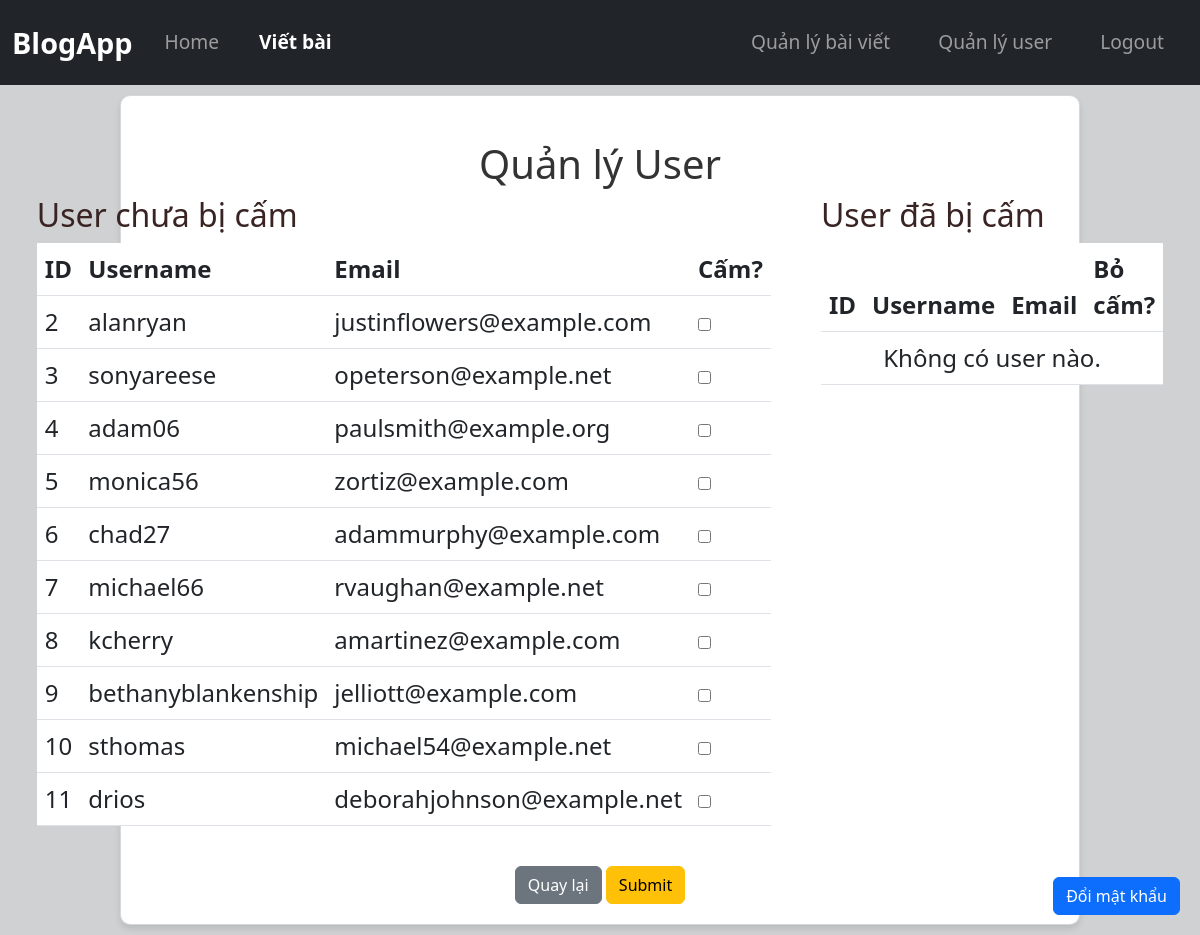
/admin/users (signed in), run on an earlier commit of the app's database.
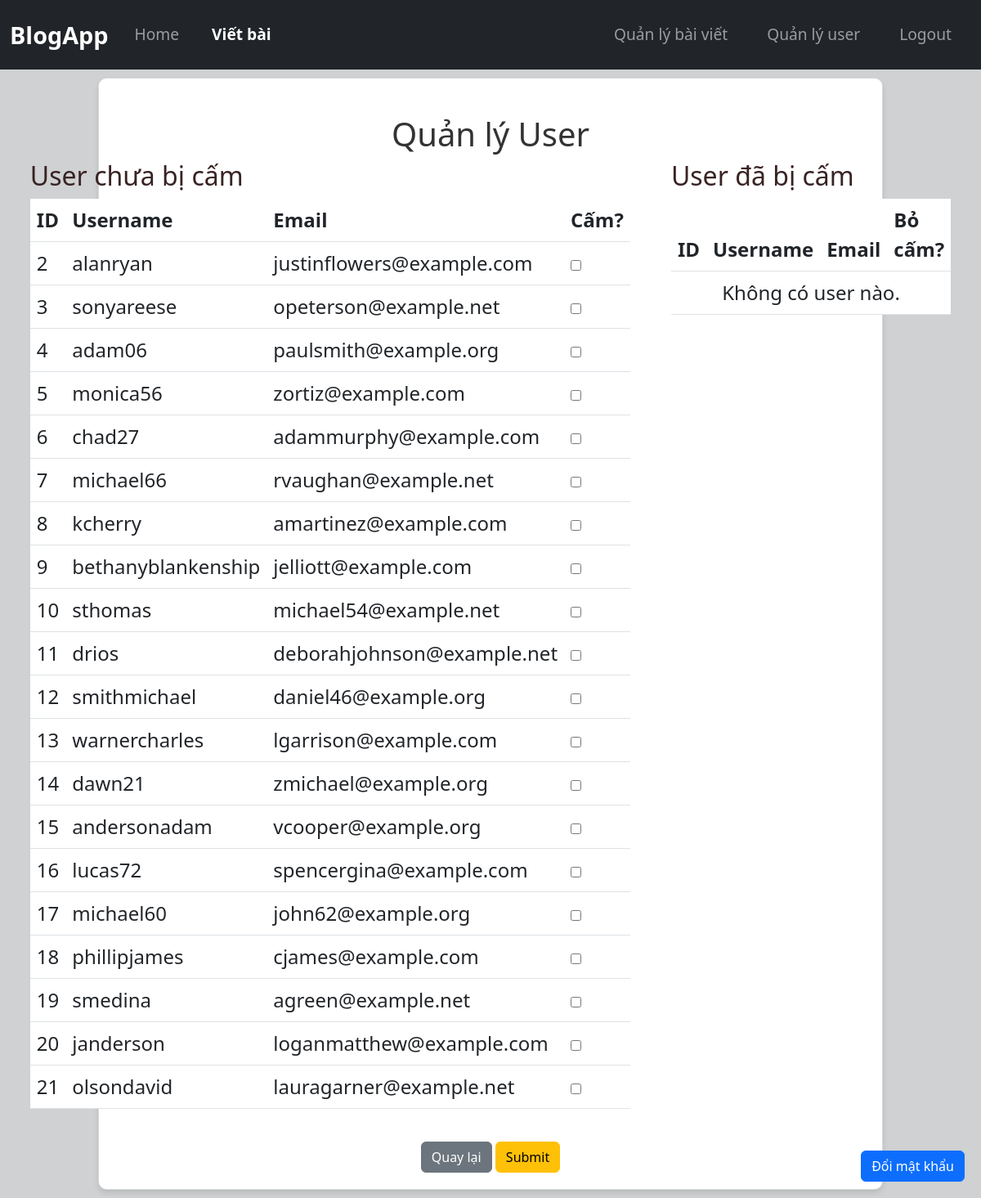
And on a later commit of the database.
### tables this page shows
CREATE TABLE users (
            id INTEGER PRIMARY KEY AUTOINCREMENT,
            username TEXT UNIQUE NOT NULL,
            email TEXT UNIQUE NOT NULL,
            password TEXT NOT NULL,
            is_admin INTEGER DEFAULT 0,
            is_ban INTEGER DEFAULT 0
        );

### app/routes_account.py (the view)
@user_bp.route("/admin/users",methods = ["POST","GET"])
@login_required
def admin_users():
    if not current_user.is_authenticated or not current_user.is_admin:
        flash("Bạn không có quyền truy cập!", "danger")
        return redirect(url_for("post_bp.home"))
    db = get_db()
    users_is_not_ban = db.execute("SELECT id, username, email FROM users WHERE is_admin = 0 and is_ban = 0").fetchall()
    users_is_ban = db.execute("SELECT id, username, email FROM users WHERE is_admin = 0 and is_ban = 1").fetchall()
    return render_template("admin_users.html", users_is_not_ban=users_is_not_ban, users_is_ban=users_is_ban)

### app/__init__.py (called while the page is built)
def create_app():
    app = Flask(__name__)
    app.config["SECRET_KEY"] = "dev"
    app.teardown_appcontext(close_db)
    login_manager = LoginManager()
    login_manager.init_app(app)
    @login_manager.user_loader
    def load_user(user_id):
        user = get_user_by_id(user_id)
        if user is None:
            return None
        return User(user['id'], user['username'], user['email'], user['is_admin'], user['is_ban'])
    from app.routes_account import user_bp
    from app.routes_post import post_bp
    app.register_blueprint(post_bp)
    app.register_blueprint(user_bp)
    return app

### app/db.py (called while the page is built)
def get_db():
    if "db" not in g:
        g.db = sqlite3.connect(DATABASE)
        g.db.row_factory = sqlite3.Row  # Trả về dict thay vì tuple
    return g.db

def get_user_by_id(user_id):
    db = get_db()
    user = db.execute("SELECT * FROM users WHERE id = ?", (user_id,)).fetchone()
    return user if user else None

### app/templates/admin_users.html (shortened to what this page needs)
{% extends "base.html" %}
{% block content %}
    <div class="container" style="align-items: center;">
        <h1 style="text-align: center;">Quản lý User</h1>
        <form action="{{url_for('user_bp.toggle_ban')}}" method="POST">
            <div class="container_ad_usr">
                <div class="ql_usr_left">
                    <h2>User chưa bị cấm</h2>
                    <table class="table">
                        <thead>
                            <tr>
                                <th>ID</th>
                                <th>Username</th>
                                <th>Email</th>
                                <th>Cấm?</th>
                            </tr>
                        </thead>
                        <tbody>
                            {% for user in users_is_not_ban %}
                            <tr>
                                <td name = "user_id" >{{ user.id }}</td>
                                <td>{{ user.username }}</td>
                                <td>{{ user.email }}</td>
                                <td>
                                    <input type="checkbox" name = "ban_user" class="toggle-ban" value="{{ user.id }}">
                                </td>
                            {% else %}
                            <tr>
                                <td colspan="4" class="text-center">Không có user nào.</td>
                            </tr>
                            {% endfor %}
                        </tbody>
                    </table>
                </div>
                <div class = "ql_usr_right">
                    <h2>User đã bị cấm</h2>
                    <table class="table">
                        <thead>
                            <tr>
                                <th>ID</th>
                                <th>Username</th>
                                <th>Email</th>
                                <th>Bỏ cấm?</th>
                            </tr>
                        </thead>
                        <tbody>
                            {% for user in users_is_ban %}
                            <tr>
                                <td>{{ user.id }}</td>
                                <td>{{ user.username }}</td>
                                <td>{{ user.email }}</td>
                                <td>
                                    <input type="checkbox" name = "un_ban_user" class="toggle-ban" value="{{ user.id }}">
                                </td>
                            {% else %}
                            <tr>
                                <td colspan="4" class="text-center">Không có user nào.</td>
                            </tr>
                            {% endfor %}
                        </tbody>
                    </table>
                </div>
            </div>
            <div class="text-center mt-4">
                <a href="{{ url_for('post_bp.home') }}" class="btn btn-secondary" style="justify-content:center;align-items: center;">Quay lại</a>
                <button type="submit" class="btn btn-warning">
                    Submit
                </button>
        </div>
        </form>
{% endblock %}

### app/templates/base.html (shortened to what this page needs)
<!DOCTYPE html>
<html lang="en">
<head>
    <link rel="stylesheet" href="https://cdn.jsdelivr.net/npm/bootstrap@5.3.0/dist/css/bootstrap.min.css">
    <link rel="stylesheet" href="{{ url_for('static', filename='css/style.css') }}">
</head>
<body>
    <nav class="navbar navbar-expand-lg navbar-dark bg-dark">
        <div class="container">
            <a class="navbar-brand" href="{{ url_for('post_bp.home') }}">BlogApp</a>
            <div class="collapse navbar-collapse" id="navbarNav">
                <ul class="navbar-nav me-auto mb-2 mb-lg-0">
                    <li class="nav-item"><a class="nav-link" href="{{ url_for('post_bp.home') }}">Home</a></li>
                    {% if current_user.is_authenticated %}
                        <li class="nav-item">
                            <a href="{{ url_for('post_bp.new_post') }}" class="nav-link btn btn-success text-white mx-2 btn-write-post">
                                 Viết bài
                            </a>
                        </li>
                    {% endif %}
                </ul>
                <ul class="navbar-nav">
                    {% if current_user.is_authenticated %}
                    <li class = "nav-item"> <a class="nav-link btn btn-outline-light mx-2" href="{{ url_for('post_bp.posts_management') }}">Quản lý bài viết</a></li>
                        {% if current_user.is_admin %}
                            <li class = "nav-item"> <a class="nav-link btn btn-outline-light mx-2" href="{{ url_for('user_bp.admin_users') }}">Quản lý user</a></li>
                        {% endif %}
                        <li class="nav-item"><a class="nav-link btn btn-outline-light mx-2" href="{{ url_for('user_bp.logout') }}">Logout</a></li>
                    {% else %}
                        <li class="nav-item"><a class="nav-link btn btn-outline-light mx-2" href="{{ url_for('user_bp.login') }}">Login</a></li>
                        <li class="nav-item"><a class="nav-link btn btn-outline-light mx-2" href="{{ url_for('user_bp.register') }}">Register</a></li>
                    {% endif %}
                </ul>
            </div>
        </div>
    </nav>
    <div class="block-no-background">
        <div class="container mt-4">
            {% block content %}{% endblock %}
            </div>
    </div>
</body>
{% if current_user.is_authenticated %}
<div style="position: fixed; bottom: 20px; right: 20px;">
    <a href="{{ url_for('user_bp.change_password') }}" class="btn btn-primary">
         Đổi mật khẩu
    </a>
</div>
{% endif %}
</html>

### app/static/css/style.css (style rules this page uses)
body { background-color: #cfd1d2; color: #333333; }
.block-no-background { background-color: #ffffff; border-radius: 10px; border-color: #0056B3; padding: 20px; margin: 10px auto; width: 80%; box-shadow: 0px 4px 6px rgba(0, 0, 0, 0.1); border: 1px solid #d1d5d5e7; }
.navbar { padding: 1rem 0; }
.navbar-brand { font-size: 1.8rem; font-weight: bold; }
.nav-link { font-size: 1.2rem; padding: 0.5rem 1rem !important; }
.btn-write-post { font-size: 1.2rem; padding: 0.5rem 1.5rem; font-weight: 600; }
.container { max-width: 1200px; }
.container_ad_usr { flex: 1; display: flex; gap : 50px; align-items: stretch; justify-content: center; font-size: 24px; color: rgb(57, 35, 35); }

What changed in the data, as far as the page shows it:
added users: id "12", username "smithmichael", email "daniel46@example.org"
added users: id "13", username "warnercharles", email "lgarrison@example.com"
added users: id "14", username "dawn21", email "zmichael@example.org"
added users: id "15", username "andersonadam", email "vcooper@example.org"
added users: id "16", username "lucas72", email "spencergina@example.com"
added users: id "17", username "michael60", email "john62@example.org"
added users: id "18", username "phillipjames", email "cjames@example.com"
added users: id "19", username "smedina", email "agreen@example.net"
added users: id "20", username "janderson", email "loganmatthew@example.com"
added users: id "21", username "olsondavid", email "lauragarner@example.net"
